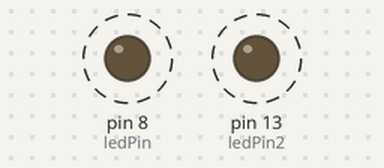
Simulated run of this sketch. Board: Arduino Uno, built with avr-gcc and run on an emulated ATmega328P. On the bench: output pins drawn as LEDs (lit = HIGH). Dashed ring = blinking.

Above: at 0.2 s.
Timing chart, 0 to 4.6 s (numbered marks = the images above):
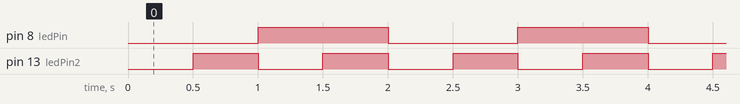

Measured:
- by itself, pin 8 (ledPin): alternates HIGH for 1.0 s and LOW for 1.0 s
- by itself, pin 13 (ledPin2): alternates HIGH for 0.50 s and LOW for 0.50 s
- by itself, everything shown: repeats every 2.0 s, in 4 steps

The sketch:

mills___.ino
```cpp
const int ledPin=8;
const int ledPin2=13;
const int interval1=1000;
const int interval2=500;
int ledState=LOW;
int ledState2=LOW;

unsigned long previousMillis=0;
unsigned long previousMillis2=0;

void setup() {
  pinMode(8,OUTPUT);
  pinMode(13,OUTPUT);
}

void loop() {
  unsigned long currentMillis= millis();

  if (currentMillis-previousMillis >= interval1){
    previousMillis = currentMillis;
    if (ledState==LOW)
      ledState=HIGH;
    else
      ledState=LOW;
    digitalWrite(ledPin,ledState);
  }
  if (currentMillis-previousMillis2 >= interval2){
    previousMillis2 = currentMillis;
    if (ledState2==LOW)
      ledState2=HIGH;
    else
      ledState2=LOW;
    digitalWrite(ledPin2,ledState2);
  }
}
```
